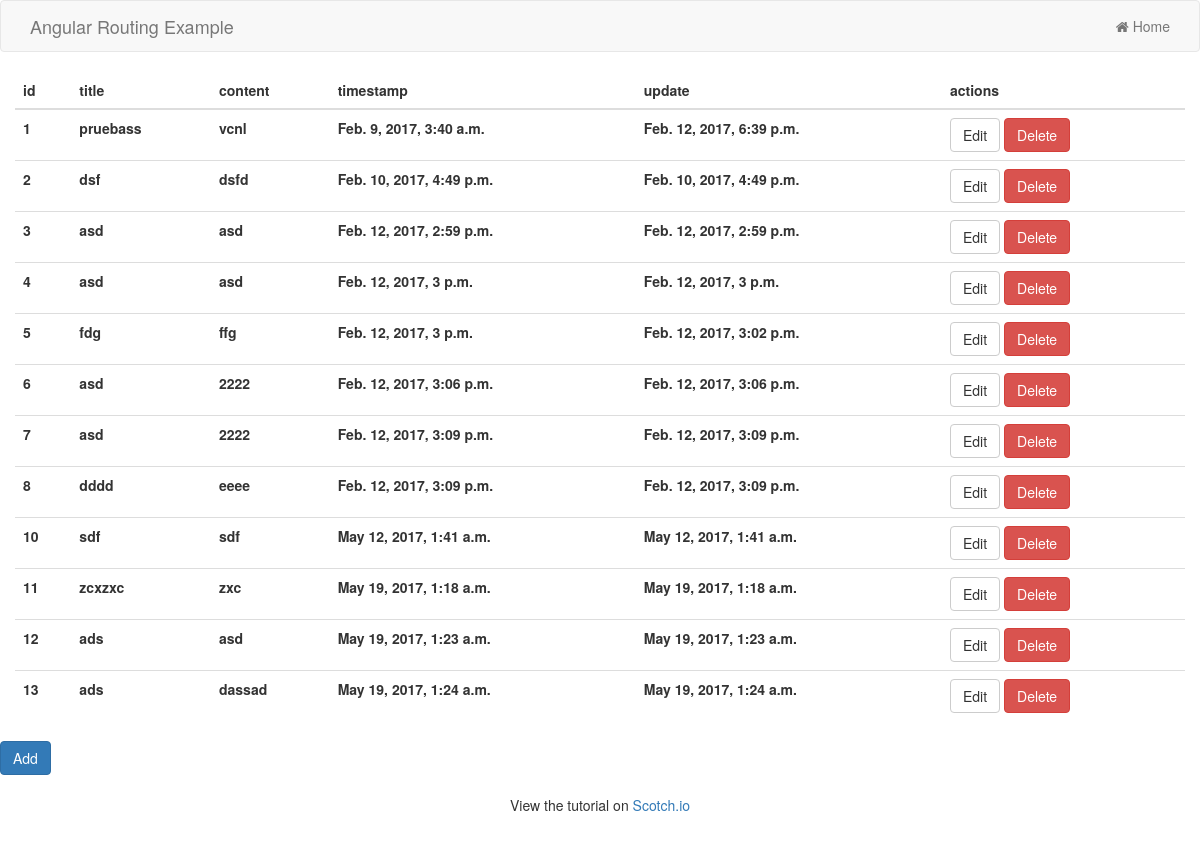
Before: /posts/index/ with the older database file.
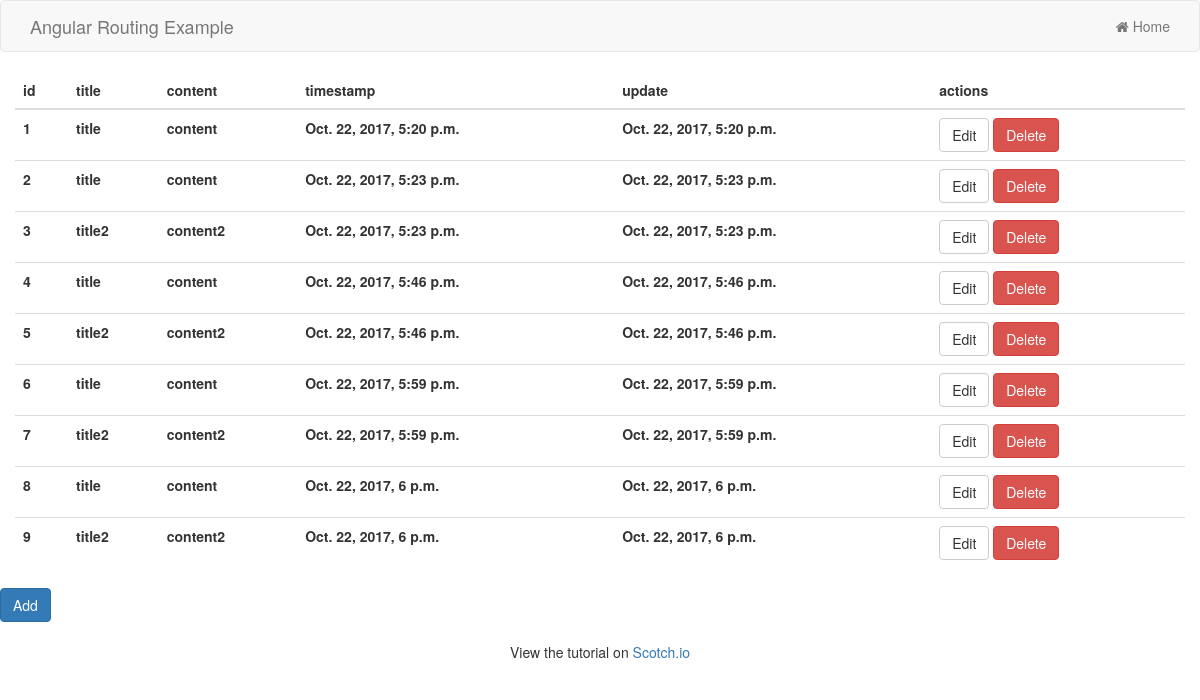
After: the same page with the newer database file.
### posts/models.py (models this page shows, shortened)
class Post(models.Model):
    title = models.CharField(max_length = 120)
    content = models.TextField()
    updated = models.DateTimeField(auto_now = True, auto_now_add = False)
    timestamp = models.DateTimeField(auto_now = False, auto_now_add = True)

### posts/views.py (the view)
def post_list(request):
    posts = Post.objects.all()
    context = {
        "posts": posts,
    }
    return render(request, 'post/index.html', context)

### templates/post/index.html
{% extends 'layouts/base.html' %}
{% block content %}
<div class="row">
    <table class="table">
        <thead>
            <tr>
                <th>id</th>
                <th>title</th>
                <th>content</th>
                <th>timestamp</th>
                <th>update</th>
                <th>actions</th>
            </tr>
        </thead>
        <tbody>
            {% for post in posts %}
                <tr>
                    <th>{{ post.id }}</th>
                    <th>{{ post.title }}</th>
                    <th>{{ post.content }}</th>
                    <th>{{ post.timestamp }}</th>
                    <th>{{ post.updated }}</th>
                    <th>
                        <a href="{% url 'edit' post.id %}" class="btn btn-default">Edit</a>
                        <a href="{% url 'delete' post.id %}" class="btn btn-danger">Delete</a>
                    </th>
                </tr>
            {% endfor %}
        </tbody>
    </table>
    <div class="row">
        <a href="{% url 'create' %}" class="btn btn-primary">Add</a>
    </div>
</div>
{% endblock %}

### templates/layouts/base.html
<!DOCTYPE html>
<html>
  <head>
    <link rel="stylesheet" href="https://maxcdn.bootstrapcdn.com/bootstrap/3.3.7/css/bootstrap.min.css">
    <link rel="stylesheet" href="//netdna.bootstrapcdn.com/font-awesome/4.0.0/css/font-awesome.css"/>
  </head>
<body>
    <nav class="navbar navbar-default">
        <div class="container">
            <div class="navbar-header">
                <a class="navbar-brand" href="#">Angular Routing Example</a>
            </div>
            <ul class="nav navbar-nav navbar-right">
                <li><a href="{% url 'index' %}"><i class="fa fa-home"></i> Home</a></li>
            </ul>
        </div>
    </nav>
    <div id="main">
        <div class="container">
            {% block content %}{% endblock %}
        </div>
    </div>
    <footer class="text-center">
        <di class="row">
            <p>View the tutorial on <a href="#">Scotch.io</a></p>
        </di>
    </footer>
</body>
</html>

Changed rows visible on the page:
removed Post: id "10", title "sdf", content "sdf", timestamp "May 12, 2017, 1:41 a.m.", updated "May 12, 2017, 1:41 a.m."
removed Post: id "11", title "zcxzxc", content "zxc", timestamp "May 19, 2017, 1:18 a.m.", updated "May 19, 2017, 1:18 a.m."
removed Post: id "12", title "ads", content "asd", timestamp "May 19, 2017, 1:23 a.m.", updated "May 19, 2017, 1:23 a.m."
removed Post: id "13", title "ads", content "dassad", timestamp "May 19, 2017, 1:24 a.m.", updated "May 19, 2017, 1:24 a.m."
changed Post id 1: title "pruebass" → "title"; content "vcnl" → "content"; timestamp "Feb. 9, 2017, 3:40 a.m." → "Oct. 22, 2017, 5:20 p.m."; updated "Feb. 12, 2017, 6:39 p.m." → "Oct. 22, 2017, 5:20 p.m."
changed Post id 2: title "dsf" → "title"; content "dsfd" → "content"; timestamp "Feb. 10, 2017, 4:49 p.m." → "Oct. 22, 2017, 5:23 p.m."; updated "Feb. 10, 2017, 4:49 p.m." → "Oct. 22, 2017, 5:23 p.m."
changed Post id 3: title "asd" → "title2"; content "asd" → "content2"; timestamp "Feb. 12, 2017, 2:59 p.m." → "Oct. 22, 2017, 5:23 p.m."; updated "Feb. 12, 2017, 2:59 p.m." → "Oct. 22, 2017, 5:23 p.m."
changed Post id 4: title "asd" → "title"; content "asd" → "content"; timestamp "Feb. 12, 2017, 3 p.m." → "Oct. 22, 2017, 5:46 p.m."; updated "Feb. 12, 2017, 3 p.m." → "Oct. 22, 2017, 5:46 p.m."
changed Post id 5: title "fdg" → "title2"; content "ffg" → "content2"; timestamp "Feb. 12, 2017, 3 p.m." → "Oct. 22, 2017, 5:46 p.m."; updated "Feb. 12, 2017, 3:02 p.m." → "Oct. 22, 2017, 5:46 p.m."
changed Post id 6: title "asd" → "title"; content "2222" → "content"; timestamp "Feb. 12, 2017, 3:06 p.m." → "Oct. 22, 2017, 5:59 p.m."; updated "Feb. 12, 2017, 3:06 p.m." → "Oct. 22, 2017, 5:59 p.m."
changed Post id 7: title "asd" → "title2"; content "2222" → "content2"; timestamp "Feb. 12, 2017, 3:09 p.m." → "Oct. 22, 2017, 5:59 p.m."; updated "Feb. 12, 2017, 3:09 p.m." → "Oct. 22, 2017, 5:59 p.m."
changed Post id 8: title "dddd" → "title"; content "eeee" → "content"; timestamp "Feb. 12, 2017, 3:09 p.m." → "Oct. 22, 2017, 6 p.m."; updated "Feb. 12, 2017, 3:09 p.m." → "Oct. 22, 2017, 6 p.m."
added Post: id "9", title "title2", content "content2", timestamp "Oct. 22, 2017, 6 p.m.", updated "Oct. 22, 2017, 6 p.m."
